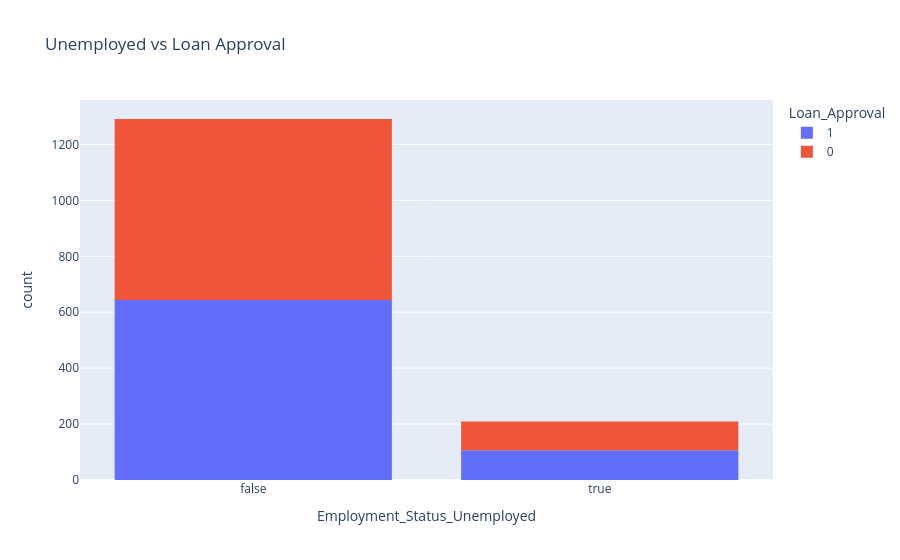

Notebook cell for this chart:
### Code cell
fig = px.histogram(
    df,
    x='Employment_Status_Unemployed',
    color='Loan_Approval',
    title='Unemployed vs Loan Approval'
)
fig.show()

### Figure 1 — Plotly figure (JSON) as saved in the notebook; plotly's stock layout.template omitted (floating-point values rounded to 4 significant figures; data arrays with more than 128 entries replaced by an {"elided": "..."} marker saying what was removed)
{"data": [{"bingroup": "x", "hovertemplate": "Loan_Approval=1<br>Employment_Status_Unemployed=%{x}<br>count=%{y}<extra></extra>", "legendgroup": "1", "marker": {"color": "#636efa", "pattern": {"shape": ""}}, "name": "1", "orientation": "v", "showlegend": true, "type": "histogram", "x": {"elided": "750 bool values"}, "xaxis": "x", "yaxis": "y"}, {"bingroup": "x", "hovertemplate": "Loan_Approval=0<br>Employment_Status_Unemployed=%{x}<br>count=%{y}<extra></extra>", "legendgroup": "0", "marker": {"color": "#EF553B", "pattern": {"shape": ""}}, "name": "0", "orientation": "v", "showlegend": true, "type": "histogram", "x": {"elided": "750 bool values"}, "xaxis": "x", "yaxis": "y"}], "layout": {"barmode": "relative", "legend": {"title": {"text": "Loan_Approval"}, "tracegroupgap": 0}, "title": {"text": "Unemployed vs Loan Approval"}, "xaxis": {"anchor": "y", "domain": [0, 1], "title": {"text": "Employment_Status_Unemployed"}}, "yaxis": {"anchor": "x", "domain": [0, 1], "title": {"text": "count"}}}}
